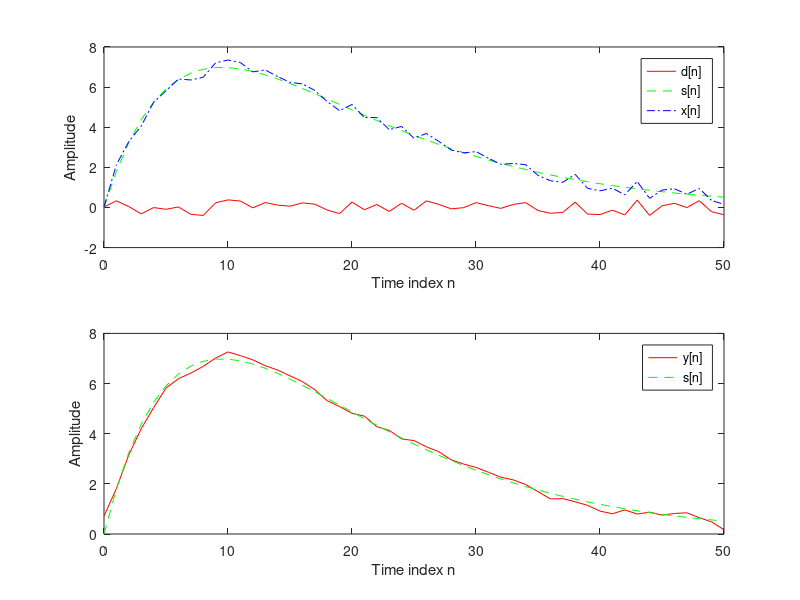

Write the MATLAB code that produced this figure.
% Program P1_5
% Signal Smoothing by Averaging
clf;
R = 51;
d = 0.8*(rand(R,1) - 0.5); % Generate random noise
m = 0:R-1;
s = 2*m.*(0.9.^m); % Generate uncorrupted signal
x = s + d'; % Generate noise corrupted signal
subplot(2,1,1);
plot(m,d','r-',m,s,'g--',m,x,'b-.');
xlabel('Time index n');ylabel('Amplitude');
legend('d[n] ','s[n] ','x[n] ');
x1 = [0 0 x];x2 = [0 x 0];x3 = [x 0 0];
y = (x1 + x2 + x3)/3;
subplot(2,1,2);
plot(m,y(2:R+1),'r-',m,s,'g--');
legend('y[n] ','s[n] ');
xlabel('Time index n');ylabel('Amplitude');